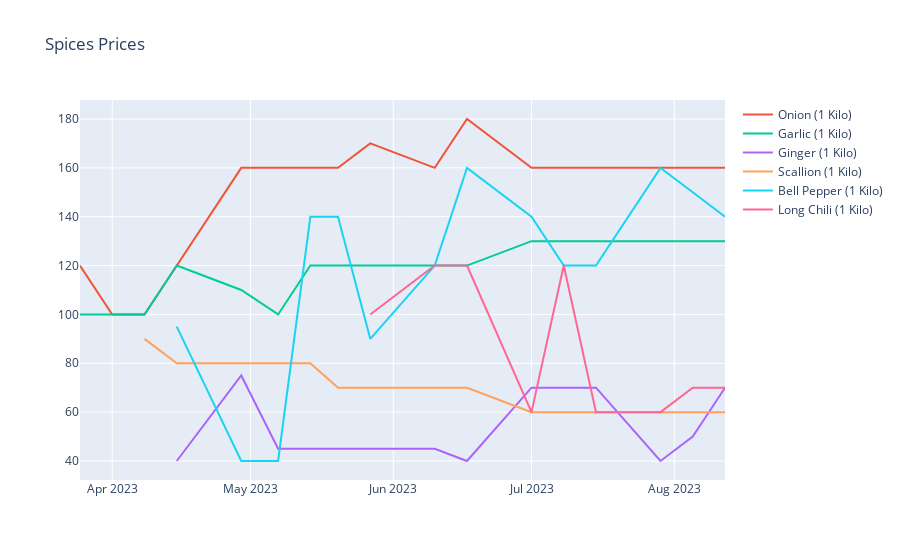

This figure's notebook cell:
### Markdown cell above
<hr>
<h4 align="center">Spices</h4>

### Code cell
spices_df = pd.read_csv("./data/Spices.csv")
spices_fig = px.line(title="Spices Prices", markers=True)
spices_fig.add_scatter(x=spices_df['Date'], y=spices_df["Onion (1 Kilo)"], mode='lines', name="Onion (1 Kilo)")
spices_fig.add_scatter(x=spices_df['Date'], y=spices_df["Garlic (1 Kilo)"], mode='lines', name="Garlic (1 Kilo)")
spices_fig.add_scatter(x=spices_df['Date'], y=spices_df["Ginger (1 Kilo)"], mode='lines', name="Ginger (1 Kilo)")
spices_fig.add_scatter(x=spices_df['Date'], y=spices_df["Scallion (1 Kilo)"], mode='lines', name="Scallion (1 Kilo)")
spices_fig.add_scatter(x=spices_df['Date'], y=spices_df["Bell Pepper (1 Kilo)"], mode='lines', name="Bell Pepper (1 Kilo)")
spices_fig.add_scatter(x=spices_df['Date'], y=spices_df["Long Chili (1 Kilo)"], mode='lines', name="Long Chili (1 Kilo)")

### Figure 1 — Plotly figure (JSON) as saved in the notebook; plotly's stock layout.template omitted (floating-point values rounded to 4 significant figures)
{"data": [{"hovertemplate": "<extra></extra>", "legendgroup": "", "line": {"color": "#636efa", "dash": "solid"}, "marker": {"symbol": "circle"}, "mode": "lines+markers", "name": "", "orientation": "v", "showlegend": false, "type": "scatter", "xaxis": "x", "yaxis": "y"}, {"mode": "lines", "name": "Onion (1 Kilo)", "type": "scatter", "x": ["2023-03-25", "2023-04-01", "2023-04-08", "2023-04-15", "2023-04-29", "2023-05-07", "2023-05-14", "2023-05-20", "2023-05-27", "2023-06-10", "2023-06-17", "2023-07-01", "2023-07-08", "2023-07-15", "2023-07-29", "2023-08-05", "2023-08-12"], "y": [120, 100, 100, 120, 160, 160, 160, 160, 170, 160, 180, 160, 160, 160, 160, 160, 160]}, {"mode": "lines", "name": "Garlic (1 Kilo)", "type": "scatter", "x": ["2023-03-25", "2023-04-01", "2023-04-08", "2023-04-15", "2023-04-29", "2023-05-07", "2023-05-14", "2023-05-20", "2023-05-27", "2023-06-10", "2023-06-17", "2023-07-01", "2023-07-08", "2023-07-15", "2023-07-29", "2023-08-05", "2023-08-12"], "y": [100, 100, 100, 120, 110, 100, 120, 120, 120, 120, 120, 130, 130, 130, 130, 130, 130]}, {"mode": "lines", "name": "Ginger (1 Kilo)", "type": "scatter", "x": ["2023-03-25", "2023-04-01", "2023-04-08", "2023-04-15", "2023-04-29", "2023-05-07", "2023-05-14", "2023-05-20", "2023-05-27", "2023-06-10", "2023-06-17", "2023-07-01", "2023-07-08", "2023-07-15", "2023-07-29", "2023-08-05", "2023-08-12"], "y": [null, null, null, 40, 75, 45, 45, 45, 45, 45, 40, 70, 70, 70, 40, 50, 70]}, {"mode": "lines", "name": "Scallion (1 Kilo)", "type": "scatter", "x": ["2023-03-25", "2023-04-01", "2023-04-08", "2023-04-15", "2023-04-29", "2023-05-07", "2023-05-14", "2023-05-20", "2023-05-27", "2023-06-10", "2023-06-17", "2023-07-01", "2023-07-08", "2023-07-15", "2023-07-29", "2023-08-05", "2023-08-12"], "y": [null, null, 90, 80, 80, 80, 80, 70, 70, 70, 70, 60, 60, 60, 60, 60, 60]}, {"mode": "lines", "name": "Bell Pepper (1 Kilo)", "type": "scatter", "x": ["2023-03-25", "2023-04-01", "2023-04-08", "2023-04-15", "2023-04-29", "2023-05-07", "2023-05-14", "2023-05-20", "2023-05-27", "2023-06-10", "2023-06-17", "2023-07-01", "2023-07-08", "2023-07-15", "2023-07-29", "2023-08-05", "2023-08-12"], "y": [null, null, null, 95, 40, 40, 140, 140, 90, 120, 160, 140, 120, 120, 160, 150, 140]}, {"mode": "lines", "name": "Long Chili (1 Kilo)", "type": "scatter", "x": ["2023-03-25", "2023-04-01", "2023-04-08", "2023-04-15", "2023-04-29", "2023-05-07", "2023-05-14", "2023-05-20", "2023-05-27", "2023-06-10", "2023-06-17", "2023-07-01", "2023-07-08", "2023-07-15", "2023-07-29", "2023-08-05", "2023-08-12"], "y": [null, null, null, null, null, null, null, null, 100, 120, 120, 60, 120, 60, 60, 70, 70]}], "layout": {"autosize": true, "legend": {"tracegroupgap": 0}, "title": {"text": "Spices Prices"}, "xaxis": {"anchor": "y", "autorange": true, "domain": [0, 1], "range": ["2023-03-25", "2023-08-12"], "type": "date"}, "yaxis": {"anchor": "x", "autorange": true, "domain": [0, 1], "range": [32.22, 187.8], "type": "linear"}}}
